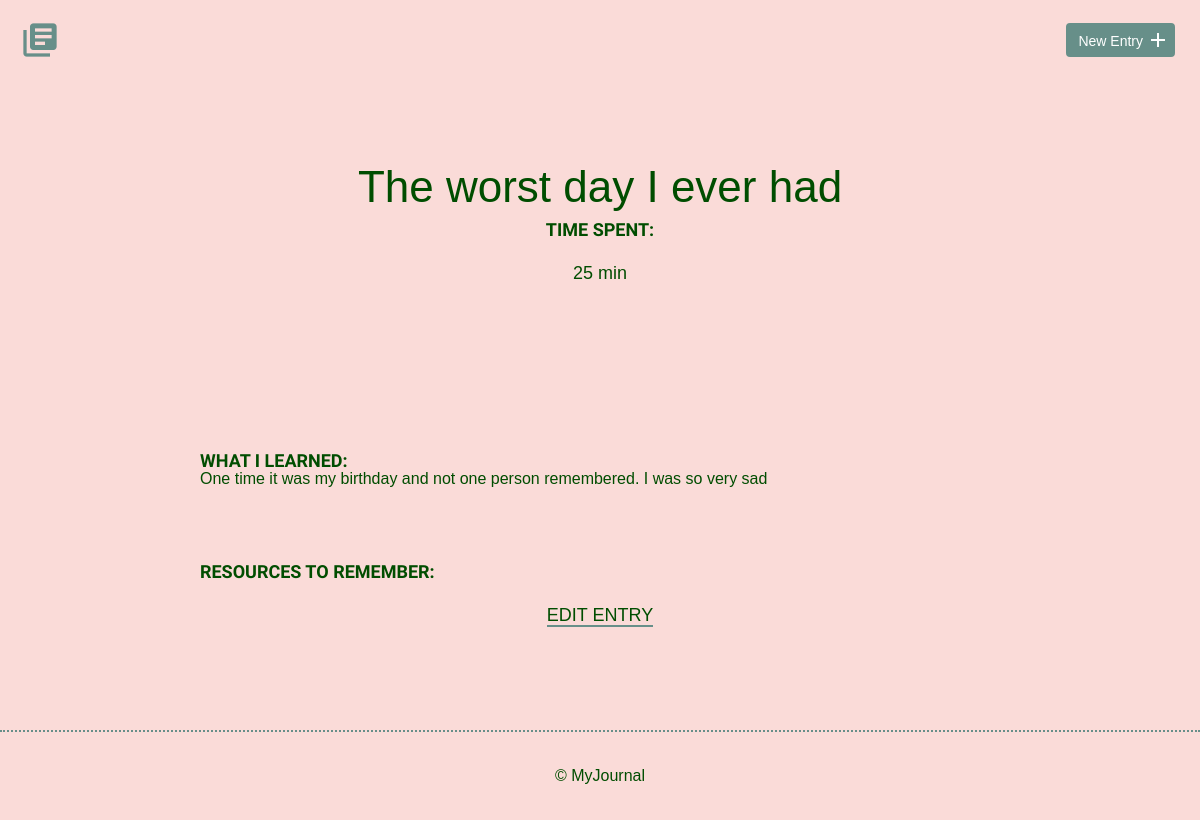
Screenshot of /detail.php?id=2 with the database file from the repository.
### tables this page shows
CREATE TABLE "entries" (
	`id`	INTEGER,
	`title`	TEXT,
	`date`	TEXT,
	`time_spent`	INTEGER,
	`learned`	BLOB,
	`resources`	BLOB,
	PRIMARY KEY(`id`)
);

### inc/functions.php (called while the page is built, shortened)
<?php
function show_that_entry($id) {
    include ('connections.php');
try {
   $sql =  'SELECT * FROM entries WHERE id=?';
   $results = $db->prepare($sql);
   $results->bindValue(1, $id, PDO::PARAM_STR);
   $results->execute();
} catch (Exception $e) {
    echo "Unable to get that entry. </br>";
    echo $e->getMessage();
}
$entry = $results->fetch(PDO::FETCH_ASSOC);
return $entry;
}
?>

### detail.php (the view, shortened to what this page needs)
<?php include ('inc/functions.php');
$results = show_that_entry($_GET['id']);
?>
<!DOCTYPE html>
<html>
    <head>
        <link rel="stylesheet" href="css/normalize.css">
        <link rel="stylesheet" href="css/site.css">
    </head>
    <body>
         <?php include('inc/header.php'); ?>
        <section>
            <div class="container">
                <div class="entry-list single">
                    <article>
                        <h1><?php echo $results['title']; ?></h1>
                        <time datetime="><?php echo $results['date']; ?><?php echo date('F d, Y', strtotime($results['date'])); ?></time>
                        <div class="entry">
                            <h3>Time Spent: </h3>
                            <p><?php echo $results['time_spent']; ?></p>
                        </div>
                        <div class="entry">
                            <h3>What I Learned:</h3>
                            <?php echo $results['learned']; ?>
                                                </div>
                        <div class="entry">
                            <h3>Resources to Remember:</h3>
                        </div>
                </div>
            <div class="edit">
                <p><a href="edit.php?id=<?php echo $results['id']; ?>">Edit Entry</a></p>
            </div>
        </section>
        <footer>
            <div>
                &copy; MyJournal
            </div>
        </footer>
    </body>
</html>

### css/site.css (style rules this page uses)
body { font-size: 16px; color: #004d00; font-family: 'Arial'; font-weight: 400; background-color: #FADBD8; }
.container { margin: 0 auto; padding: 0 25px; }
footer { text-align: center; padding: 35px 0; border-top: 2px dotted #678f89; }
h1, h2, h3 { margin: 0; font-weight: 400; line-height: 1em; color:#004d00; }
h1 { font-size: 44px; margin-bottom: 12px; color:#004d00; }
h3 { font-size: 18px; font-family: 'Work Sans', serif; font-weight: 600; text-transform: uppercase; color: #004d00; }
p { line-height: 1.8em; font-size: 18px; }
p a { border-bottom: 2px solid #678f89; padding: 0; color: #678f89; text-decoration: none; color: #004d00; }
.entry-list, .edit-entry, .new-entry { max-width: 800px; margin: 0 auto; padding: 70px 0 150px 0; color: #004d00; }
.entry-list article { margin-bottom: 70px; text-align: center; color: #004d00; }
.entry-list article:last-child { margin-bottom: 0; }
.entry-list.single { padding-bottom: 70px; }
.entry-list.single time { font-size: 18px; color: #004d00; }
.entry { max-width: 800px; margin: 75px auto 0 auto; text-align: left; color: #004d00; }
.edit { padding-bottom: 80px; text-align: center; margin: 0 auto; color: #004d00; }
.edit a { font-weight: 400; text-transform: uppercase; font-size: 18px; color: #004d00; }

### rows the page displays
entries: title "The worst day I ever had", time_spent "25 min", learned "One time it was my birthday and not one person remembered. I was so very sad"
